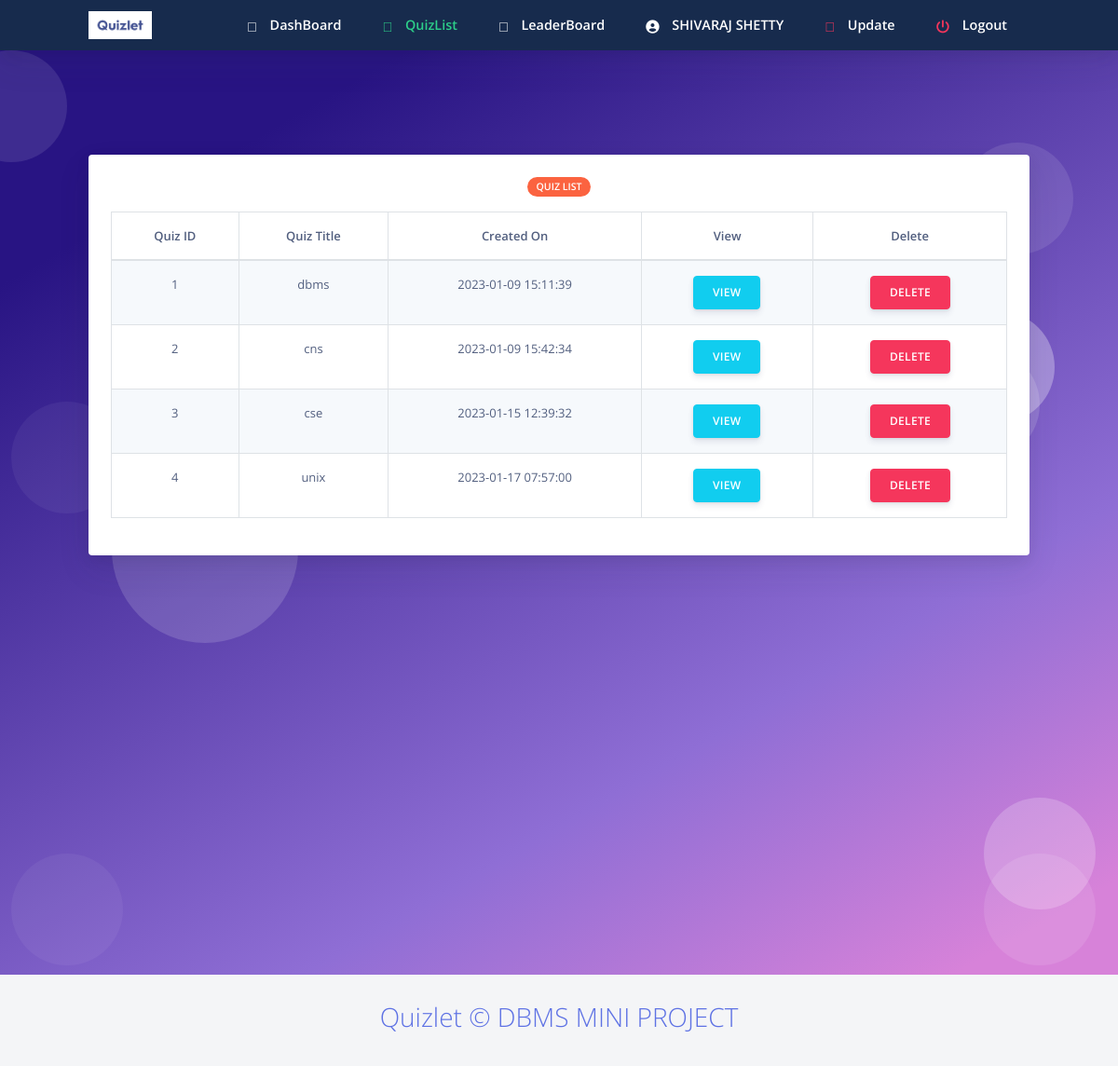
The app's page /quizlist.php (signed in) with its own data.
### tables this page shows
CREATE TABLE `staff` (
  `staffid` varchar(10) NOT NULL,
  `name` varchar(20) NOT NULL,
  `mail` varchar(30) NOT NULL,
  `phno` varchar(10) NOT NULL,
  `gender` varchar(1) NOT NULL,
  `DOB` varchar(10) NOT NULL,
  `pw` varchar(200) NOT NULL,
  `dept` varchar(3) DEFAULT NULL
);

CREATE TABLE `quiz` (
  `quizid` int(11) NOT NULL,
  `quizname` varchar(20) NOT NULL,
  `date_created` timestamp NOT NULL DEFAULT current_timestamp(),
  `staffid` varchar(30) NOT NULL
);

### quizlist.php (the view, shortened to what this page needs)
<html>
<?php require ("header.php");?>
<?php
require_once 'sql.php';
                $conn = mysqli_connect($host, $user, $ps, $project);if (!$conn) {
    echo "<script>alert(\"Database error retry after some time !\")</script>";
} else {
    $staffid = $_SESSION["staffid"];
    $sql = "select * from staff where staffid='{$staffid}'";
    $res =   mysqli_query($conn, $sql);
    if ($res == true) {
        while ($row = mysqli_fetch_array($res)) {
            $dbname = $row['name'];
        }
    }
}
?>
 <body class="bg-white" id="top">
 <nav
      id="navbar-main"
      class="
        navbar navbar-main navbar-expand-lg
        bg-default
        navbar-light
        position-sticky
        top-0
        shadow
        py-0
      "
    >
      <div class="container">
        <ul class="navbar-nav navbar-nav-hover align-items-lg-center">
          <li class="nav-item dropdown">
            <a href="index.php" class="navbar-brand mr-lg-5 text-white">
                               <img src="assets/img/navbar.jpg" />
            </a>
          </li>
        </ul>
        <div class="navbar-collapse collapse bg-default" id="navbar_global">
          <ul class="navbar-nav align-items-lg-center ml-auto">
				 <li class="nav-item">
              <a href="homestaff.php" class="nav-link">
                <span class="text-white nav-link-inner--text font-weight-bold"
                  ><i class="text-white fad fa-poll"></i> DashBoard</span
                >
              </a>
            </li>
			 <li class="nav-item">
              <a href="quizlist.php" class="nav-link">
                <span class="text-success nav-link-inner--text font-weight-bold"
                  ><i class="text-success fad fa-home"></i> QuizList</span
                >
              </a>
            </li>
			 <li class="nav-item">
              <a href="staffleaderboard.php" class="nav-link">
                <span class="text-white nav-link-inner--text font-weight-bold"
                  ><i class="text-white fad fa-award"></i> LeaderBoard</span
                >
              </a>
            </li>
			 <li class="nav-item">
              <a href="staffprofile.php" class="nav-link">
                <span class="text-white nav-link-inner--text font-weight-bold"
                  ><i class="text-white fas fa-user-circle"></i> <?php echo $dbname ?></span
                >
              </a>
            </li>
            <li class="nav-item">
              <a href="updateqs.php" class="nav-link">
                <span class="text-white nav-link-inner--text font-weight-bold"
                  ><i class="text-danger fad fa-edit"></i> Update</span
                >
              </a>
            </li>
		   <li class="nav-item">
              <a href="logout.php" class="nav-link">
                <span class="text-white nav-link-inner--text font-weight-bold"
                  ><i class="text-danger fas fa-power-off"></i> Logout</span
                >
              </a>
            </li>
          </ul>
        </div>
      </div>
    </nav>
  <section class="section section-shaped section-lg">
    <div class="shape shape-style-1 shape-primary">
      <span></span>
      <span></span>
      <span></span>
      <span></span>
      <span></span>
      <span></span>
      <span></span>
      <span></span>
      <span></span>
      <span></span>
    </div>
<div class="container">
<div class="row" >
            <div class="col-sm-12 mb-3">
              <div class="card card-body bg-gradient-white text-white mt-3">
			   <div class="col-12 mx-auto text-center">
            <span class="badge badge-warning badge-pill mb-3">Quiz List</span>
          </div>
		      <table id="tabledata" class=" table table-striped table-hover table-bordered  text-center ">
            <thead class="font-weight-bold">
                      <tr >
                <td >Quiz ID</td>
                <td> Quiz Title </td>
                <td> Created On </td>
                <td> View </td>
                <td> Delete </td>
				        </tr>
            </thead>
		<tbody >
		  				        <?php
  $sql ="select * from quiz where staffid='{$staffid}'";
            $res=mysqli_query($conn,$sql);
while ($row = mysqli_fetch_array($res)) {
			$id=$row['quizid'];
			$name=$row['quizname'];
			$date=$row['date_created'];
        ?>
			     <tr class="text-center">
                <td data-label="Quiz ID"> <?php echo $id ?> </td>
                <td data-label="Quiz Title"> <?php echo $name  ?> </td>
                <td data-label="Created On"> <?php echo $date  ?> </td>
        <td data-label="Profile"> <button class="btn btn-info btn-sm" > <a href="viewq.php?qid=<?php echo $id ?>" class="nav-link text-white"> View </a> </button> </td>
       <td data-label="delete"> <button class="btn btn-sm btn-danger" > <a href="delete.php?id=<?php echo $id ?>"  class=" nav-link text-white" data-toggle="tooltip">Delete</a> </button> </td>
            </tr>
							<?php
					}
				?>
			</tbody>
    </table>
             </div>
                </div>
              </div>
    </div>
</section>
    <?php require("footer.php");?>
</body>
</html>

### records on screen
staff: name "SHIVARAJ SHETTY"
quiz: quizid "1", quizname "dbms", date_created "2023-01-09 15:11:39"
quiz: quizid "2", quizname "cns", date_created "2023-01-09 15:42:34"
quiz: quizid "3", quizname "cse", date_created "2023-01-15 12:39:32"
quiz: quizid "4", quizname "unix", date_created "2023-01-17 07:57:00"
